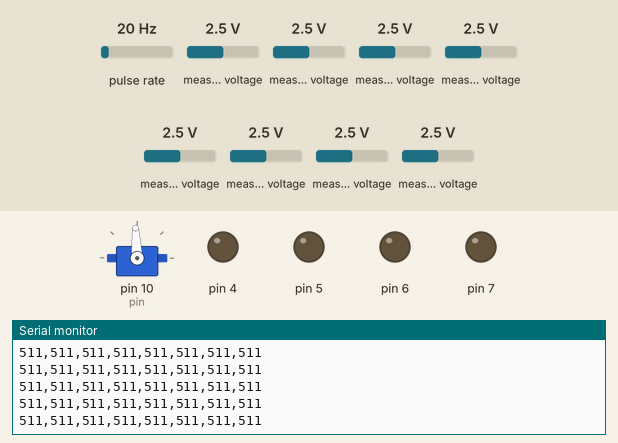
Bench run of a program on a simulated Arduino Uno, built with avr-gcc and run on an emulated ATmega328P. On the bench: servo, output pins drawn as LEDs (lit = HIGH), the last lines printed to the serial monitor. Wiring (inferred from the names in the program): pulse sensor: data pin 8. The inputs (shaded band) are chosen by the test bench; at power-on: measured voltage 2.5 V, pulse rate 20 Hz. Servo pulses on a pin are drawn as a servo (544–2400 µs = 0–180°); pins used as bus, display or sensor lines are not drawn.

Above: at 0.8 s.
0.9 s: measured voltage (sensor 201) set to 0.1 V
At 1.6 s:
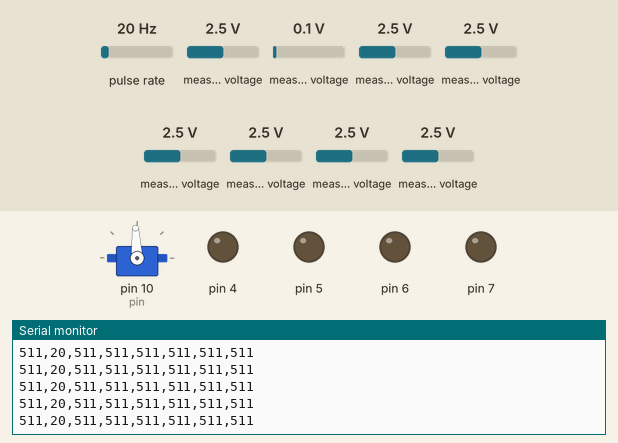
3.9 s: measured voltage (sensor 201) set to 4.9 V
At 4.5 s:
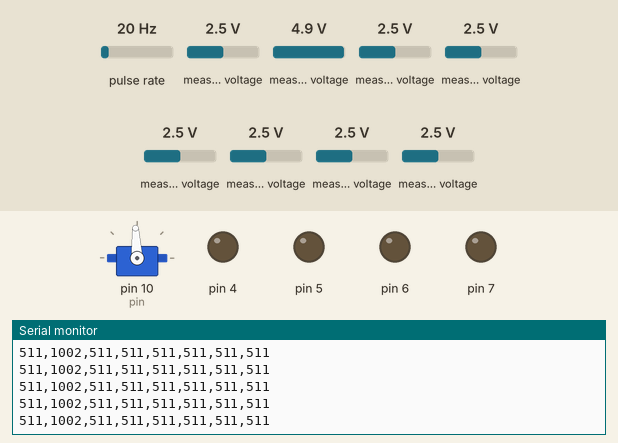
6.9 s: measured voltage (sensor 200) set to 4.9 V
At 7.9 s:
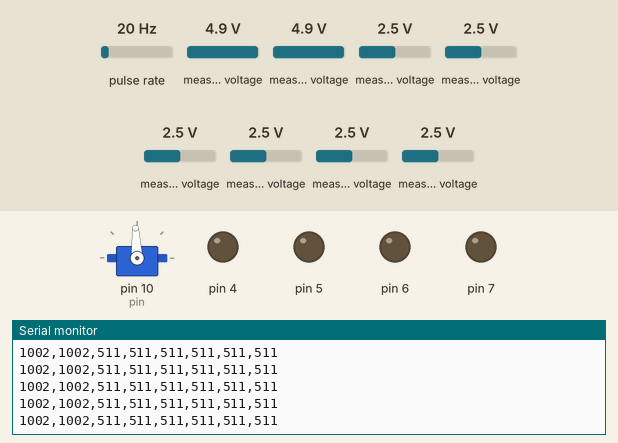
Timing chart, 0 to 9.9 s (numbered marks = the images above; inputs shaded):
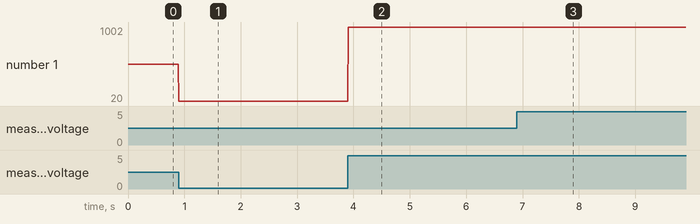

The program:

main.cpp
```cpp
#include <assert.h>
#include "axx.hpp"
#include "pin.hpp"
#include "timing.hpp"
#include "serial.hpp"
#include "motor.hpp"
#include "ultrasonic.hpp"
#include "servo.hpp"
#include "pid.hpp"
#include "ir.hpp"

namespace axx {

using EyeServo = Servo< -1 >;
using LeftMotor = Motor< 7, 6 >;
using RightMotor = Motor< 4, 5 >;

// input capture -- měření délky pulsu
// základ časovače: 16 MHz
// budeme používat fast PWM

void main() {
    EyeServo servo;

    LeftMotor mleft;
    RightMotor mrigh;

    Ir< 3 > ir;
    ir.test();

    serial << "Hello world!\n";

    uint8_t speed = 255;

    mleft.stop();
    mrigh.stop();

    while ( true ) {
        char c;
        serial >> c;
        serial << c << "\n";
        switch ( c ) {
            case 'w': // forward
            case 'W':
                mleft.forward( speed );
                mrigh.forward( speed );
                break;
            case 'a': // left
            case 'A':
                mleft.backward( speed );
                mrigh.forward( speed );
                break;
            case 's': // back
            case 'S':
                mleft.backward( speed );
                mrigh.backward( speed );
                break;
            case 'd': // right
            case 'D':
                mleft.forward( speed );
                mrigh.backward( speed );
                break;
            case 'q':
            case 'Q':
                servo.set( -90 );
                break;
            case 'e':
            case 'E':
                servo.set( 90 );
                break;
            case 'r':
            case 'R':
                servo.set( -45 );
                break;
            case 'z':
            case 'Z':
                servo.set( 0 );
                break;
            case 'x':
            case 'X':
                mleft.stop();
                mrigh.stop();
                break;
            case 'm':
            case 'M':
                {
                auto dist = ultrasonic.distance();
                serial << dist << "\n";
                break;
                }
            case 'o':
            case 'O':
                --speed;
                serial << "speed: " << int(speed) << "\n";
                mleft.forward( speed );
                mrigh.forward( speed );
                break;
            case 'p':
            case 'P':
                ++speed;
                serial << "speed: " << int(speed) << "\n";
                mleft.forward( speed );
                mrigh.forward( speed );
                break;
            case 'g':
            case 'G':

                mleft.forward();
                mrigh.forward();
                while ( true ) {
                    servo.set( -30 );
                    delay( 200_ms );
                    auto dist_l = ultrasonic.distance();

                    servo.set( 0 );
                    delay( 200_ms );
                    auto dist_0 = ultrasonic.distance();

                    servo.set( 30 );
                    delay( 200_ms );
                    auto dist_r = ultrasonic.distance();

                    serial << dist_l << ' ' << dist_0 << ' ' << dist_r << '\n';

                    if ( dist_0 < 50_mm ) {
                        mleft.backward();
                        mrigh.backward();
                        serial << "0\n";
                    } else if ( dist_l < 500_mm ) {
                        mleft.forward();
                        mrigh.backward();
                        serial << "l\n";
                    } else if ( dist_r < 500_mm ) {
                        mleft.backward();
                        mrigh.forward();
                        serial << "r\n";
                    } else {
                        mleft.forward();
                        mrigh.forward();
                        serial << "f\n";
                    }
                }
                break;
        }
    }
}

}
```

axx.cpp
```cpp
#include "axx.hpp"
#include <Arduino.h>

void setup() {
    Serial.begin( 115200 );
//    Serial.println( "A++ INFO: init" );
    axx::main();
}

void loop() {
    Serial.println( "A++ ERROR: main ended!" );
    delay( 1000 );
}
```

axx.hpp
```cpp
#pragma once

namespace axx {

void main();

} // namespace axx
```

distance.hpp
```cpp
#pragma once

#include "scaled.hpp"

namespace axx {

template< typename Repr, typename Period = axx::ratio< 1 > >
struct distance : Scaled< Repr, Period >
{
    using Base = Scaled< Repr, Period >;
    using Base::Scaled;
};

using meters = distance< long long >;
using centimeters = distance< long long, ratio< 1, 100 > >;
using millimeters = distance< long long, ratio< 1, 1000 > >;

SCALED_OPS(meters, m)
SCALED_OPS(centimeters, cm)
SCALED_OPS(millimeters, mm)

template< typename DistanceTo, typename ReprFrom, typename PeriodFrom >
constexpr DistanceTo distance_cast( const distance< ReprFrom, PeriodFrom > &d ) {
    return scale_cast< DistanceTo >( d );
}

}
```

ir.hpp
```cpp
#pragma once

#include <Adafruit_MCP3008.h>
#include "serial.hpp"
#include "timing.hpp"

namespace axx {

template< uint8_t Cs >
struct Ir {

    Ir() {
        adc.begin( Cs );
    }

    void test() {
        while ( true ) {
            for (int chan=0; chan < 8; chan++) {
                serial << adc.readADC(chan) << (chan != 7 ? "," : "\n");
            }
            delay( 10_ms );
        }
    }

  private:
    Adafruit_MCP3008 adc;
};

};
```

motor.hpp
```cpp
#pragma once

#include <stdint.h>
#include <avr/io.h>

namespace axx {

// motors use timer0: OC0A (pin 6), OC0B (pin 5)
template< uint8_t pin1, uint8_t pin2 >
struct Motor
{
    static_assert( (pin1 == 6 && pin2 != 5) || (pin1 == 5 && pin2 != 6)
                   || (pin1 != 6 && pin2 == 5) || (pin1 != 5 && pin2 == 6 ),
                   "exactly one motor pin has to be connected to timer0/PWM0 pins 5 or 6" );

    constexpr static uint8_t pwmPin = pin1 == 5 || pin1 == 6 ? pin1 : pin2;
    constexpr static uint8_t basePin = pin1 == 5 || pin1 == 6 ? pin2 : pin1;
    constexpr static decltype( OCR0A ) trigger() {
        return pin1 == 6 || pin2 == 6 ? OCR0A : OCR0B;
    }

    constexpr static uint8_t norm_speed( uint8_t s ) {
        return pwmPin == pin1 ? s : -s - 1;
    }

    constexpr static bool F = pwmPin != pin1;
    constexpr static bool B = !F;

    Motor() {
        raw::setOutput( pwmPin );
        raw::setOutput( basePin );

        // setup PWM at ~30Hz ~> divisor 1024 + phase correct for 16MHz clock on UNO

        // phase correct PWM + both outputs
        TCCR0A = (1 << WGM00) | (1 << COM0B1) | (1 << COM0A1);
        TCCR0B = (1 << CS02) | (1 << CS00); // 1 / 1024

        stop();
    }

    void forward( uint8_t speed = 255 )
    {
        raw::digital::write( basePin, F );
        trigger() = norm_speed( speed );
    }

    void backward( uint8_t speed = 255 )
    {
        raw::digital::write( basePin, B );
        trigger() = -norm_speed( speed ) - 1;
    }

    void stop() {
        raw::digital::write( basePin, false );
        trigger() = 0;
    }
};

};
```

pid.hpp
```cpp
#pragma once

namespace axx {

// http://www.mstarlabs.com/apeng/techniques/pidsoftw.html
// modified to work with integers instead of floating point numbers
template< typename T,
          T Gain, T IntTime, T DiffTime, T DeltaT,
          T Setpoint = 0, // the value to maintain
          T PrecBin = 8
        >
struct PID
{

    PID() : integral( 0 ), derivative( Setpoint * DIVISOR )
    { }

    T operator()( T in ) { return update( in ); }

    T update( T in )
    {
        auto err = in - Setpoint;
        auto out = err * DIVISOR;

        out += integral * IntTime / DeltaT;
        integral += err;

        out += (err - derivative) * DiffTime / DeltaT;
        derivative = err;

        return (- Gain * out) / DIVISOR;
    }

  private:
    static constexpr T DIVISOR = 1 << PrecBin;

    T integral;
    T derivative;
};

}
```

pin.cpp
```cpp
#include <Arduino.h>

namespace axx {
    namespace raw {

        using portreg = volatile uint8_t &;

#define PIN_MAP(out_t, to, B, C, D) static out_t pinTo ## to ( uint8_t pin ) { \
            switch ( pin ) { \
                case 0: case 1: case 2: case 3: case 4: case 5: case 6: case 7: \
                    return D; \
                case 8: case 9: case 10: case 11: case 12: case 13: \
                    return B; \
                case 14: case 15: case 16: case 17: case 18: case 19: \
                    return C; \
            } \
            return *((uint8_t *)0); \
        } \

        PIN_MAP( portreg, Ddr, DDRB, DDRC, DDRD )
        PIN_MAP( portreg, Port, PORTB, PORTC, PORTD )
        PIN_MAP( portreg, Pin, PINB, PINC, PIND )
        PIN_MAP( uint8_t, Bit, pin - 8, pin - 14, pin )
#undef PIN_MAP

        void setInput( uint8_t pin ) {
            auto &reg = pinToDdr( pin );
            const auto mask = 1 << pinToBit( pin );
            reg &= ~mask;
        }

        void setOutput( uint8_t pin ) {
            auto &reg = pinToDdr( pin );
            const auto mask = 1 << pinToBit( pin );
            reg |= mask;
        }

        unsigned long pulseIn( uint8_t pin, bool level, unsigned long timeout ) {
            return pulseIn( pin, level ? HIGH : LOW, timeout );
        }

        namespace digital {
            void write( uint8_t pin, bool value ) {
                auto &reg = pinToPort( pin );
                const auto mask = 1 << pinToBit( pin );
                if ( value ) {
                    reg |= mask;
                }
                else {
                    reg &= ~mask;
                }
            }

            void flip( uint8_t pin ) {
                pinToPin( pin ) |= 1 << pinToBit( pin );
            }
        }

        namespace analog {
            void write( uint8_t pin, uint8_t speed ) {
                analogWrite( pin, speed );
            }
        }
    }
}
```

pin.hpp
```cpp
#pragma once

#include <stdint.h>

namespace axx {
    namespace raw {

        void setOutput( uint8_t pin );
        void setInput( uint8_t pin );

        unsigned long pulseIn( uint8_t pin, bool level, unsigned long timeout = 1000000 );

        namespace digital {
            void write( uint8_t pin, bool value );
        }
        namespace analog {
            void write( uint8_t pin, uint8_t val );
        }
    }

    template< uint8_t pin >
    struct OutPin {
        OutPin() { raw::setOutput( pin ); }

        void write( bool v ) {
            raw::digital::write( pin, v );
        }

        void writeAnalog( uint8_t v ) {
            raw::analog::write( pin, v );
        }
    };
}
```

ratio.hpp
```cpp
#pragma once

namespace axx {

template< long long Num, long long Denom = 1 >
struct ratio {
    static constexpr long long num() { return Num; }
    static constexpr long long den() { return Denom; }
};

template< typename T >
constexpr T gcd( T a, T b ) {
    return b == 0 ? a : gcd( b, a % b );
}

template< typename, typename > struct Div;

template< long long NA, long long DA, long long NB, long long DB >
struct Div< ratio< NA, DA >, ratio< NB, DB > >  {
    static constexpr long long RNum = NA * DB;
    static constexpr long long RDen = DA * NB;
    using type = ratio< RNum / gcd( RNum, RDen ), RDen / gcd( RNum, RDen ) >;
};

}
```

scaled.hpp
```cpp
#pragma once

#include "type_traits.hpp"
#include "ratio.hpp"
#include "serial.hpp"

namespace axx {
namespace detail { struct ScaledTag { }; }

template< typename Rep, typename Period >
struct Scaled : detail::ScaledTag
{
    using rep = Rep;
    using period = Period;

    constexpr Scaled() = default;
    constexpr explicit Scaled( const Rep &r ) : _val( r ) { }

    Scaled &scaled() { return *this; }
    const Scaled &scaled() const { return *this; }

    Rep value() { return _val; }

    Rep _val;
};

template< typename ScaledTo, typename ScaledFrom >
constexpr ScaledTo scale_cast( const ScaledFrom &s ) {
    using Conv = typename Div< typename ScaledFrom::period, typename ScaledTo::period >::type;
    return ScaledTo{ s._val * Conv::num() / Conv::den() };
}

namespace detail {

#define SCALED_REL(rel) template< typename S > \
constexpr enable_if_t< is_base_of< ScaledTag, S >::value, bool > \
    operator rel( const S &a, const S &b ) \
{ \
    return a._val rel b._val; \
}

SCALED_REL(==)
SCALED_REL(!=)
SCALED_REL(<)
SCALED_REL(<=)
SCALED_REL(>)
SCALED_REL(>=)

#undef SCALED_REL

template< typename S >
constexpr enable_if_t< is_base_of< ScaledTag, S >::value, S >
    operator-( const S &a, const S &b )
{
    return S{ a._val - b._val };
}

template< typename S >
constexpr enable_if_t< is_base_of< ScaledTag, S >::value, S & >
    operator-=( S &a, const S &b )
{
    a._val -= b._val;
    return a;
}

template< typename S >
constexpr enable_if_t< is_base_of< ScaledTag, S >::value, S >
    operator+( const S &a, const S &b )
{
    return S{ a._val + b._val };
}

template< typename S >
constexpr enable_if_t< is_base_of< ScaledTag, S >::value, S & >
    operator+=( S &a, const S &b )
{
    a._val += b._val;
    return a;
}

#define SCALED_CON_OP(op) \
template< typename S > \
constexpr enable_if_t< is_base_of< ScaledTag, S >::value, S > \
    operator op( const S &a, const typename S::rep &b ) \
{ \
    return S{ a._val op b }; \
} \
\
template< typename S > \
constexpr enable_if_t< is_base_of< ScaledTag, S >::value, S > \
    operator op( const typename S::rep &a, const S &b ) \
{ \
    return S{ a op b._val }; \
} \
\
template< typename S > \
constexpr enable_if_t< is_base_of< ScaledTag, S >::value, S & > \
    operator op ## =( S &a, const typename S::rep &b ) \
{ \
    a._val op ## = b; \
    return a;\
}

SCALED_CON_OP(+)
SCALED_CON_OP(-)
SCALED_CON_OP(*)
SCALED_CON_OP(/)

#undef SCALED_CON_OP

#define SCALED_OPS(type, lit) constexpr inline type operator "" _ ## lit( unsigned long long lit ) { \
    return type( lit ); \
} \
\
inline Serial &operator<<( Serial &serial, type &lit ) {\
    return serial << lit._val << " " #lit; \
}


}}
```

serial.cpp
```cpp
#include <Arduino.h>
#include "serial.hpp"

namespace axx {

Serial serial;

Serial &Serial::operator<<( const char *v ) {
    ::Serial.print( v );
    return *this;
}

#define NUM_OUT( T ) Serial &Serial::operator<<( T v ) { \
    ::Serial.print( v ); \
    return *this; \
}

NUM_OUT( char )

NUM_OUT( short )
NUM_OUT( int )
NUM_OUT( long )

NUM_OUT( unsigned short )
NUM_OUT( unsigned )
NUM_OUT( unsigned long )

namespace detail {

Serial &dump_long_long( Serial &s, bool negative, unsigned long long ull ) {
    char buf[20] = { 0 };
    char *ptr = &buf[ sizeof( buf ) - 2 ];
    *ptr = '0';
    for ( ; ull; --ptr, ull /= 10 )
        *ptr = '0' + (ull % 10);
    if ( negative ) {
        *ptr = '-';
        --ptr;
    }
    return serial << ptr + 1;
}

}

Serial &Serial::operator<<( long long v ) {
    return detail::dump_long_long( *this, v < 0, v < 0 ? -v : v );
}

Serial &Serial::operator<<( unsigned long long v ) {
    return detail::dump_long_long( *this, false, v );
}

#undef NUM_OUT

Serial &Serial::operator>>( char &v ) {
    while ( ::Serial.available() == 0 ) { }
    v = ::Serial.read();
    return *this;
}

} // namespace axx
```

serial.hpp
```cpp
#pragma once

namespace axx {

struct Serial {
    Serial &operator<<( const char *v );
    Serial &operator<<( char v );

    Serial &operator<<( short v );
    Serial &operator<<( int v );
    Serial &operator<<( long v );
    Serial &operator<<( long long v );

    Serial &operator<<( unsigned short v );
    Serial &operator<<( unsigned v );
    Serial &operator<<( unsigned long v );
    Serial &operator<<( unsigned long long v );

    Serial &operator>>( char &v );
};

extern Serial serial;

}
```

servo.hpp
```cpp
#pragma once

#include <avr/io.h>
#include <stdint.h>
#include "pin.hpp"
#include "timing.hpp"
#include <assert.h>

namespace axx {

template< int8_t polarity = 1 >
struct Servo
{
    // timer 1: 16bit, base 16MHz, 65536 steps ~> 244Hz (prescaler 1, CS10)
    // servo 50 Hz = 20ms period, 5% = TIMER_LEFT, 7.5% = center, 10% = TIMER_RIGHT
    static constexpr uint8_t pin = 10; // timer 1 PWM pin B
    //                              resolution  * (50Hz * resolution) / (max frex)

    // clock tick of the timer (one increment)
    static constexpr double PRESCALER = 8; // CS11
    static constexpr double TICK = PRESCALER / 16000000;
    static constexpr double DESIRED_PERIOD = 0.02;
    static constexpr double DESIRED_MID_PERIOD = 0.0015;
    static constexpr double DESIRED_LEFT_PERIOD = 0.0005;
    static constexpr double DESIRED_RIGHT_PERIOD = DESIRED_MID_PERIOD + (DESIRED_MID_PERIOD - DESIRED_LEFT_PERIOD);
    static constexpr uint16_t TIMER_TOP = DESIRED_PERIOD / TICK;

    static constexpr uint16_t TIMER_LEFT = DESIRED_LEFT_PERIOD / TICK;
    static constexpr uint16_t TIMER_RIGHT = DESIRED_RIGHT_PERIOD / TICK;
    static constexpr uint16_t TIMER_MID = DESIRED_MID_PERIOD / TICK;
    static constexpr uint16_t TIMER_STEPS = TIMER_RIGHT - TIMER_LEFT;

    static constexpr nanoseconds period{ uint64_t( 1000ll * 1000ll * 1000ll * TICK * TIMER_TOP ) };
    static constexpr nanoseconds tick{ uint64_t( 1000ll * 1000ll * 1000ll * TICK ) };

    static_assert( polarity == 1 || polarity == -1, "polarity has TIMER_RIGHT be 1 or -1" );

    Servo() {
        raw::setOutput( pin );
        // fast PWM with TIMER_TOP in OCR1A, clear output B on trigger
        TCCR1A = (1 << WGM11) | (1 << WGM10) | (1 << COM1B1);
        TCCR1B = (1 << CS11) // prescaler 8
               | (1 << WGM13) | (1 << WGM12);
        OCR1A = TIMER_TOP;
        OCR1B = TIMER_MID;
    }

    void set( int8_t v ) {
        assert( v >= -90 );
        assert( v <= 90 );
        int32_t v2 = 90 + (polarity * v);
        OCR1B = TIMER_LEFT + (v2 * TIMER_STEPS / 180);
    }
};

}
```

timing.cpp
```cpp
#include "timing.hpp"
#define __HAS_DELAY_CYCLES 0
#include <util/delay.h>

namespace axx {

void delay( seconds s ) {
    _delay_ms( duration_cast< milliseconds >( s ).count() );
}

void delay( milliseconds ms ) {
    _delay_ms( ms.count() );
}

void delay( microseconds us ) {
    _delay_us( us.count() );
}

}
```

type_traits.hpp
```cpp
#pragma once

namespace axx {

template< bool, typename = void >
struct enable_if { };

template< typename T >
struct enable_if< true, T > {
    using type = T;
};

template< bool v, typename T = void >
using enable_if_t = typename enable_if< v, T >::type;

template< typename Base, typename Derived >
struct is_base_of {
    static constexpr bool value = __is_base_of( Base, Derived );
};

}
```

Source omitted: timing.hpp (946 bytes), ultrasonic.cpp (456 bytes), ultrasonic.hpp (1739 bytes)

Measured:
- after the input at 0.9 s, the serial monitor: prints a new line at once (image 1)
- after the input at 3.9 s, the serial monitor: prints a new line at once (image 2)
- after the input at 6.9 s, the serial monitor: prints a new line at once (image 3)
- plotted number 1: 511 → 20 after the input at 0.9 s, 20 → 1002 after the input at 3.9 s
